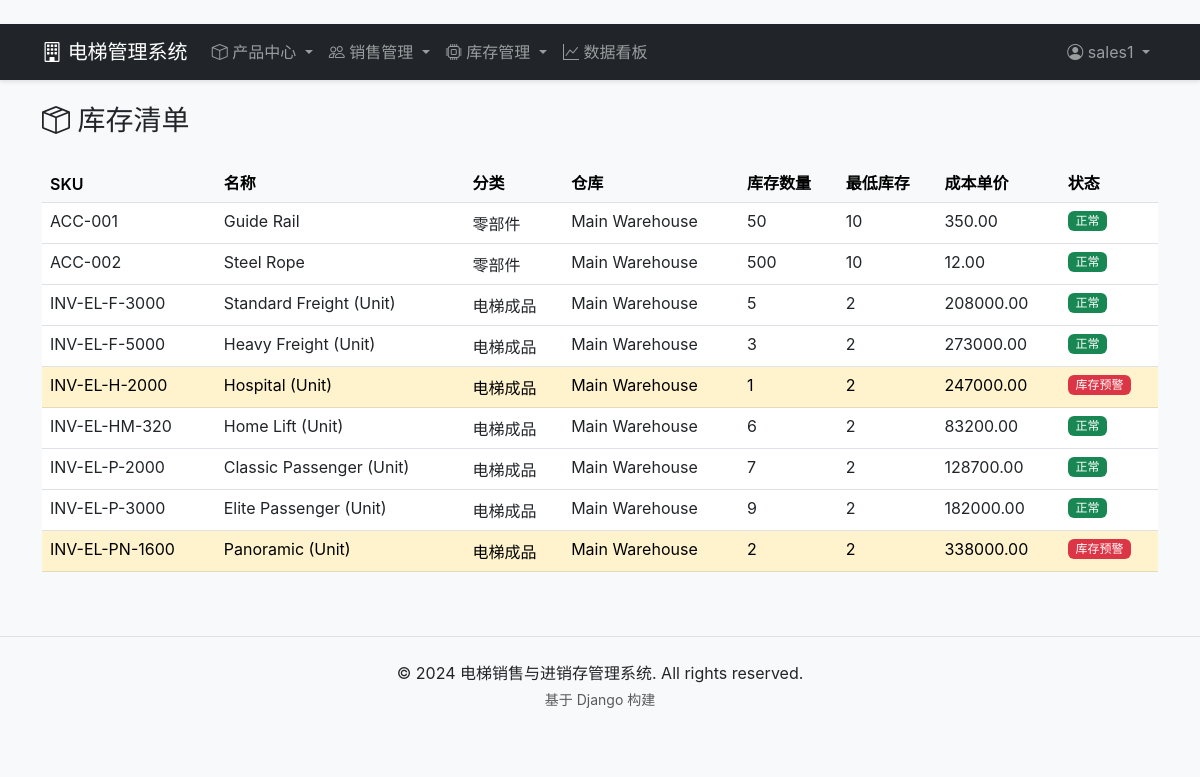
/inventory/ (signed in), run on the app's committed database.
### apps/inventory/models.py (models this page shows, shortened)
class InventoryItem(models.Model):
    product = models.OneToOneField(
        "products.Product", on_delete=models.CASCADE,
        related_name="inventory", verbose_name="产品", null=True, blank=True
    )
    sku = models.CharField("SKU编码", max_length=100, unique=True)
    name = models.CharField("物料名称", max_length=200)
    category = models.CharField("物料分类", max_length=50, choices=[
        ("elevator", "电梯成品"),
        ("accessory", "配件"),
        ("part", "零部件"),
        ("consumable", "耗材"),
    ], default="elevator")
    unit = models.CharField("单位", max_length=20, default="台",
                            help_text="如：台、个、套、米")
    warehouse = models.ForeignKey(
        Warehouse, on_delete=models.SET_NULL, null=True, blank=True,
        related_name="items", verbose_name="所在仓库"
    )
    quantity = models.IntegerField("当前库存数量", default=0)
    min_quantity = models.IntegerField("最低库存量", default=0,
                                        help_text="低于此数量触发预警")
    cost_price = models.DecimalField("成本单价(元)", max_digits=10, decimal_places=2, default=0)
    selling_price = models.DecimalField("销售单价(元)", max_digits=10, decimal_places=2, default=0)
    location = models.CharField("库位", max_length=100, blank=True)
    notes = models.TextField("备注", blank=True)
    is_active = models.BooleanField("是否启用", default=True)
    created_at = models.DateTimeField("创建时间", auto_now_add=True)
    updated_at = models.DateTimeField("更新时间", auto_now=True)
    class Meta:
        verbose_name = "库存条目"
        verbose_name_plural = "库存条目"
        ordering = ["sku"]
    @property
    def is_low_stock(self):
        return self.quantity <= self.min_quantity if self.min_quantity > 0 else False

class Warehouse(models.Model):
    name = models.CharField("仓库名称", max_length=100)
    location = models.CharField("位置", max_length=200, blank=True)
    manager = models.ForeignKey(
        User, on_delete=models.SET_NULL, null=True, blank=True,
        related_name="warehouses", verbose_name="仓库管理员"
    )
    is_active = models.BooleanField("是否启用", default=True)
    notes = models.TextField("备注", blank=True)
    class Meta:
        verbose_name = "仓库"
        verbose_name_plural = "仓库"

### apps/inventory/views.py (the view)
# urls.py: path("", views.InventoryListView.as_view(), name="list"),
class InventoryListView(LoginRequiredMixin, ListView):
    model = InventoryItem
    template_name = "inventory/inventory_list.html"
    context_object_name = "items"
    paginate_by = 20
    def get_queryset(self):
        qs = InventoryItem.objects.filter(is_active=True)
        q = self.request.GET.get("q")
        if q:
            qs = qs.filter(Q(name__icontains=q) | Q(sku__icontains=q))
        return qs

### templates/inventory/inventory_list.html (shortened to what this page needs)
﻿{% extends "base.html" %}
{% block content %}
<h1 class="h3 mb-4"><i class="bi bi-box-seam"></i> 库存清单</h1>
<div class="table-responsive">
    <table class="table table-hover">
        <thead class="table-light">
            <tr><th>SKU</th><th>名称</th><th>分类</th><th>仓库</th><th>库存数量</th><th>最低库存</th><th>成本单价</th><th>状态</th></tr>
        </thead>
        <tbody>
            {% for item in items %}
            <tr class="{% if item.is_low_stock %}table-warning{% endif %}">
                <td>{{ item.sku }}</td>
                <td>{{ item.name }}</td>
                <td>{{ item.get_category_display }}</td>
                <td>{{ item.warehouse.name|default:"-" }}</td>
                <td>{{ item.quantity }}</td>
                <td>{{ item.min_quantity }}</td>
                <td>{{ item.cost_price }}</td>
                <td>
                    {% if item.is_low_stock %}
                    <span class="badge bg-danger">库存预警</span>
                    {% else %}
                    <span class="badge bg-success">正常</span>
                    {% endif %}
                </td>
            </tr>
            {% empty %}
            <tr><td colspan="8" class="text-center py-4 text-muted">暂无库存数据</td></tr>
            {% endfor %}
        </tbody>
    </table>
</div>
{% endblock %}

### templates/base.html (shortened to what this page needs)
﻿<!DOCTYPE html>
{% load static %}
<html lang="zh-CN">
<head>
    <link href="https://cdn.bootcdn.net/ajax/libs/bootstrap/5.3.0/css/bootstrap.min.css" rel="stylesheet">
    <link href="https://cdn.bootcdn.net/ajax/libs/bootstrap-icons/1.10.5/font/bootstrap-icons.min.css" rel="stylesheet">
    <link href="{% static 'css/style.css' %}" rel="stylesheet">
</head>
<body>
    <nav class="navbar navbar-expand-lg navbar-dark bg-dark">
        <div class="container">
            <a class="navbar-brand" href="/">
                <i class="bi bi-building"></i> 电梯管理系统
            </a>
            <div class="collapse navbar-collapse" id="navbarNav">
                <ul class="navbar-nav me-auto">
                    <li class="nav-item dropdown">
                        <a class="nav-link dropdown-toggle" href="#" role="button" data-bs-toggle="dropdown">
                            <i class="bi bi-box"></i> 产品中心
                        </a>
                    </li>
                    {% if user.is_authenticated %}
                    <li class="nav-item dropdown">
                        <a class="nav-link dropdown-toggle" href="#" role="button" data-bs-toggle="dropdown">
                            <i class="bi bi-people"></i> 销售管理
                        </a>
                    </li>
                    <li class="nav-item dropdown">
                        <a class="nav-link dropdown-toggle" href="#" role="button" data-bs-toggle="dropdown">
                            <i class="bi bi-cpu"></i> 库存管理
                        </a>
                    </li>
                    <li class="nav-item">
                        <a class="nav-link" href="{% url 'analytics:dashboard' %}">
                            <i class="bi bi-graph-up"></i> 数据看板
                        </a>
                    </li>
                    {% endif %}
                </ul>
                <ul class="navbar-nav">
                    {% if user.is_authenticated %}
                    <li class="nav-item dropdown">
                        <a class="nav-link dropdown-toggle" href="#" role="button" data-bs-toggle="dropdown">
                            <i class="bi bi-person-circle"></i> {{ user.username }}
                        </a>
                    </li>
                    {% else %}
                    <li class="nav-item">
                        <a class="nav-link" href="{% url 'admin:login' %}">登录</a>
                    </li>
                    {% endif %}
                </ul>
            </div>
        </div>
    </nav>
    <main class="container my-4">
        {% block content %}{% endblock %}
    </main>
    <footer class="bg-light text-center py-4 mt-5 border-top">
        <div class="container">
            <p class="mb-1">&copy; 2024 电梯销售与进销存管理系统. All rights reserved.</p>
            <p class="text-muted small">基于 Django 构建</p>
        </div>
    </footer>
</body>
</html>

### static/css/style.css (style rules this page uses)
.navbar { box-shadow: 0 2px 4px rgba(0,0,0,0.1); }
.table > thead > tr > th { white-space: nowrap; font-weight: 600; }
.badge { font-weight: 500; }

### data on the page
InventoryItem: sku "ACC-001", name "Guide Rail", category "零部件", warehouse.name "Main Warehouse", quantity "50", min_quantity "10", cost_price "350.00", shows "正常"
InventoryItem: sku "ACC-002", name "Steel Rope", category "零部件", warehouse.name "Main Warehouse", quantity "500", min_quantity "10", cost_price "12.00", shows "正常"
InventoryItem: sku "INV-EL-F-3000", name "Standard Freight (Unit)", category "电梯成品", warehouse.name "Main Warehouse", quantity "5", min_quantity "2", cost_price "208000.00", shows "正常"
InventoryItem: sku "INV-EL-F-5000", name "Heavy Freight (Unit)", category "电梯成品", warehouse.name "Main Warehouse", quantity "3", min_quantity "2", cost_price "273000.00", shows "正常"
InventoryItem: sku "INV-EL-H-2000", name "Hospital (Unit)", category "电梯成品", warehouse.name "Main Warehouse", quantity "1", min_quantity "2", cost_price "247000.00", shows "库存预警"
InventoryItem: sku "INV-EL-HM-320", name "Home Lift (Unit)", category "电梯成品", warehouse.name "Main Warehouse", quantity "6", min_quantity "2", cost_price "83200.00", shows "正常"
InventoryItem: sku "INV-EL-P-2000", name "Classic Passenger (Unit)", category "电梯成品", warehouse.name "Main Warehouse", quantity "7", min_quantity "2", cost_price "128700.00", shows "正常"
InventoryItem: sku "INV-EL-P-3000", name "Elite Passenger (Unit)", category "电梯成品", warehouse.name "Main Warehouse", quantity "9", min_quantity "2", cost_price "182000.00", shows "正常"
InventoryItem: sku "INV-EL-PN-1600", name "Panoramic (Unit)", category "电梯成品", warehouse.name "Main Warehouse", quantity "2", min_quantity "2", cost_price "338000.00", shows "库存预警"

### other printed values
{{ user.username }} "sales1"
